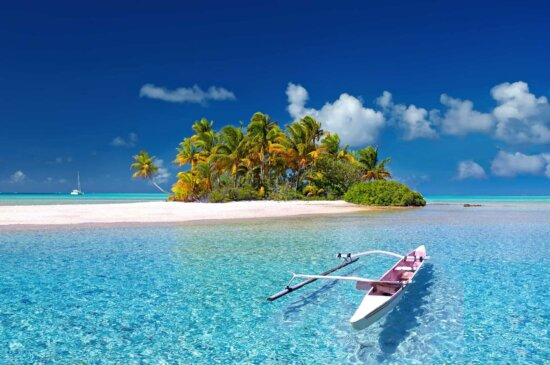
#> input picture Week-7/sample.jpg, 550 x 365 px
$ jupyter execute --allow-errors Week-7.ipynb
#> lines starting #> are read from the running program, lines starting #| are printed output that depends on the picture
[cell 1]
import cv2
import numpy as np
img = cv2.imread("sample.jpg")
#> img is the input picture: shape (365, 550, 3); mean B, G, R 163.4, 128.3, 72.8
cv2.imshow("Original",img)
def gaussian_noise(image):
    row,col,ch = image.shape
#> row = 365; col = 550; ch = 3
    mean = 0
    var = 0.05
    sigma = var**0.5
    gauss = np.random.normal(mean,sigma,(row,col,ch))
    gauss = gauss.reshape(row,col,ch)
    noisy = image + gauss
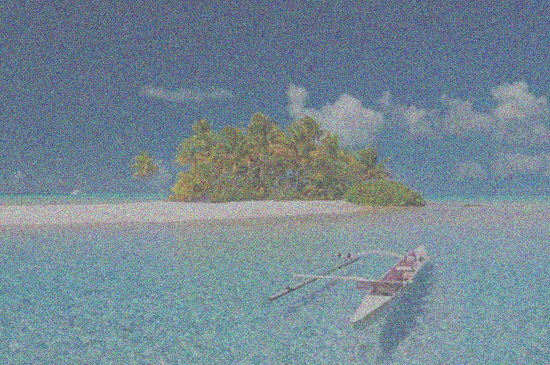
#> noisy: shape (365, 550, 3) float64; mean B, G, R 0.641, 0.504, 0.286; drawn with min black and max white
    return noisy
img = cv2.imread("sample.jpg")
img = img/255
noise_img = gaussian_noise(img)
cv2.imshow("Gaussian Noise",noise_img)
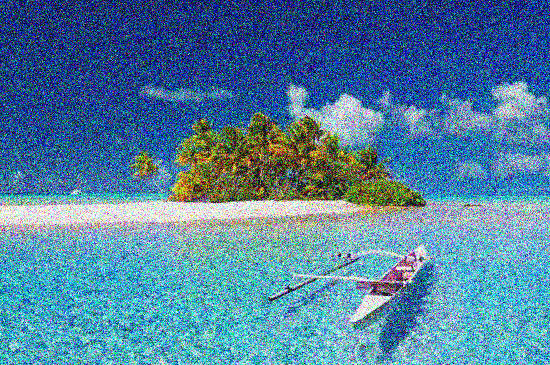
#> window 'Gaussian Noise': shape (365, 550, 3); mean B, G, R 160.4, 127.9, 79.4
cv2.waitKey(0)

[cell 2]
import cv2
import numpy as np
def saltPepperNoise(image):
    row,col,ch = image.shape
#> row = 365; col = 550; ch = 3
    s_vs_p = 0.5
    amount = 0.04
    noisy = np.copy(image)
    num_salt = int(np.ceil(amount*image.size*s_vs_p))
#> num_salt = 12045
    corrds = [np.random.randint(0,i-1,num_salt) for i in image.shape]
    noisy[corrds] = 1
    num_pep = int(np.ceil(amount*image.size*s_vs_p))
    corrds = [np.random.randint(0,i-1,num_pep) for i in image.shape]
    noisy[corrds] = 0
    return noisy
img = cv2.imread("sample.jpg")
img = img/255
#> (the rest of this cell did not finish here and is left out)
